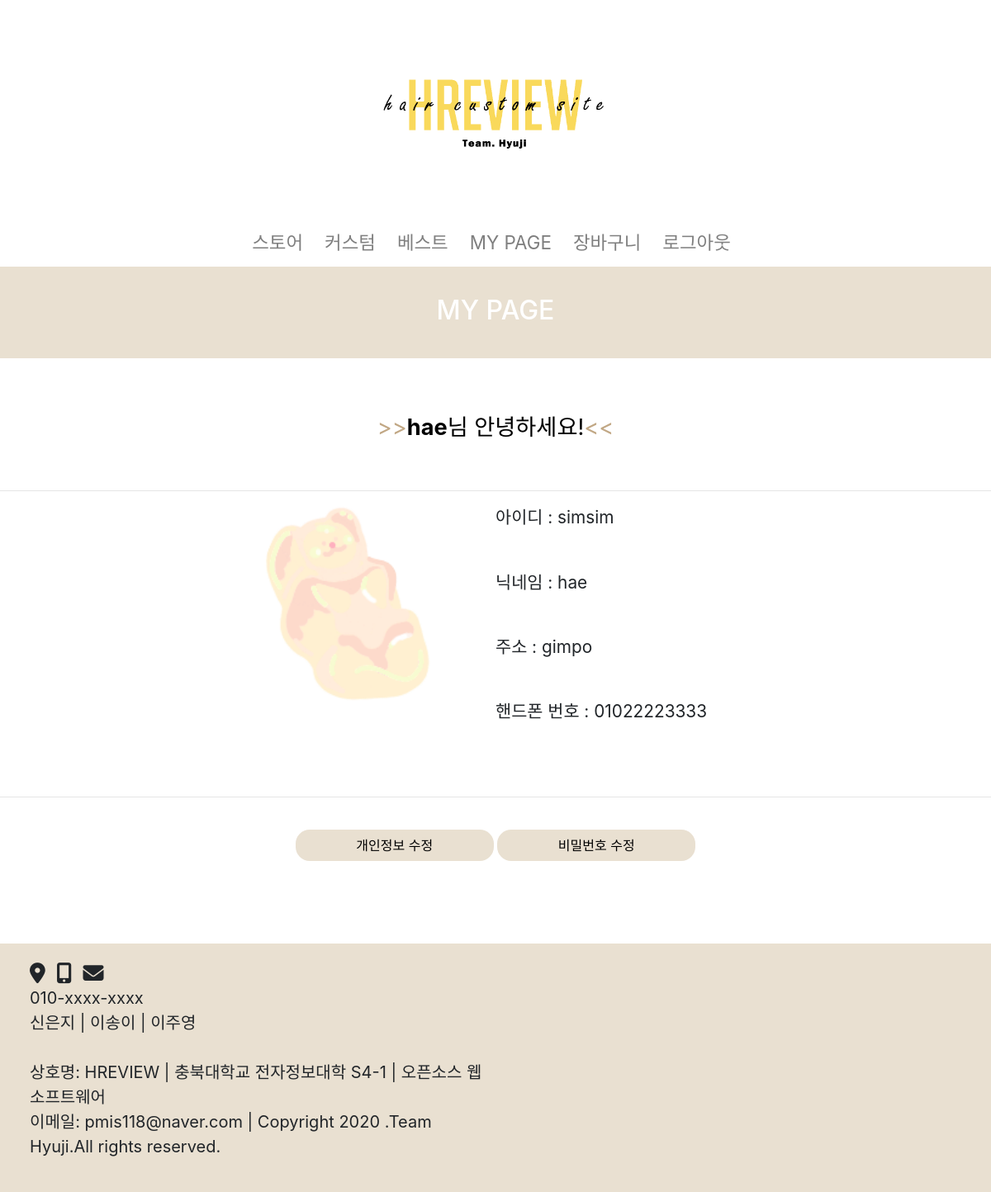
The app's page /hyuzi/mypage/ (signed in) with its own data.
### hyuzi/models.py (models this page shows)
class User(AbstractBaseUser,PermissionsMixin):
    objects = UserManager()
    email = models.EmailField(max_length=255,unique=True)
    nickname = models.CharField(max_length=100,null=False, unique=True)
    username = models.CharField(max_length=100, blank=True, unique=True)
    address = models.CharField(max_length=300, blank=True, unique=True)
    phone=models.CharField(max_length=11, blank=True, unique=True)
    is_active = models.BooleanField(default=True)
    is_admin = models.BooleanField(default=False)
    is_superuser = models.BooleanField(default=False)
    is_staff = models.BooleanField(default=False)
    date_joined = models.DateTimeField(auto_now_add=True)
    USERNAME_FIELD = 'username'
    REQUIRED_FIELDS = ['email', 'nickname', 'address', 'phone']

### hyuzi/views.py (the view)
# urls.py: path('mypage/', views.mypage, name='mypage'),
def mypage(request):
    return render(request, 'hyuzi/mypage.html')

### hyuzi/context_processors.py (called while the page is built)
def counter(request):
    item_count = 0
    if 'admin' in request.path:
        return {}
    else:
        try:
            cart = Cart.objects.filter(cart_id = _cart_id(request))
            cart_items = CartItem.objects.all().filter(cart=cart[:1])
            for cart_item in cart_items:
                item_count += cart_item.quantity
        except ObjectDoesNotExist:
            item_count = 0
    return dict(item_count = item_count)

### hyuzi/views.py (called while the page is built)
def _cart_id(request):
    cart = request.session.session_key
    if not cart:
        cart = request.session.create()
    return cart

### hyuzi/templates/hyuzi/mypage.html (shortened to what this page needs)
{% extends "base.html" %}
{% block content %}
{% if user.is_authenticated %}
<div class="con text-center">
  <h2>MY PAGE</h2>
</div>
<br>
<p id="hi"><span class="beige">>></span><strong>{{user.nickname}}</strong>님 안녕하세요!<span class="beige"><<</span></p>
<br><hr class="hr">
<div class="row" style="width: 100%;">
  <div class="col-sm-3"> </div>
  <div class="col-sm-3">
    <img src="/static/img/haribo.png" width="240dp" height="240dp">
  </div>
  <div class="col-sm-3">
    <p>아이디 : {{user.username}}</p><br>
    <p>닉네임 : {{user.nickname}}</p><br>
    <p>주소 : {{user.address}}</p><br>
    <p>핸드폰 번호 : {{user.phone}}</p><br>
  </div>
  <div class="col-sm-3"></div>
</div>
<br><hr class="hr">
<div class="text-center" style="width: 100%;">
<button type="submit" class="btn text-black"><a href="{% url 'user_update' %}" style="color: #000">개인정보 수정</a></button>
<button type="submit" class="btn"><a href="{% url 'change_password' %}" style="color: #000">비밀번호 수정</a></button>
</div>
{% else %}
<p>로그인이 필요합니다.</p>
{% endif %}
{% endblock %}

### hyuzi/templates/hyuzi/mypage.html (style rules this page uses)
#hi { font-size: 1.7em; text-align: center; margin-top: 40px; color: #000; }
.con { width: 100%; background: #e9e0d1; padding-top: 34px; padding-bottom: 30px; color: #fff; }
.col-sm-3 { font-size: 1.3em; }
.btn { margin-top: 23px; width: 240px; text-align: center; background-color:#e9e0d1; color: #fff; border-radius: 17px; }
.beige { color: #c1a784; }

### records on screen
User: nickname "hae", username "simsim", address "gimpo", phone "01022223333"
